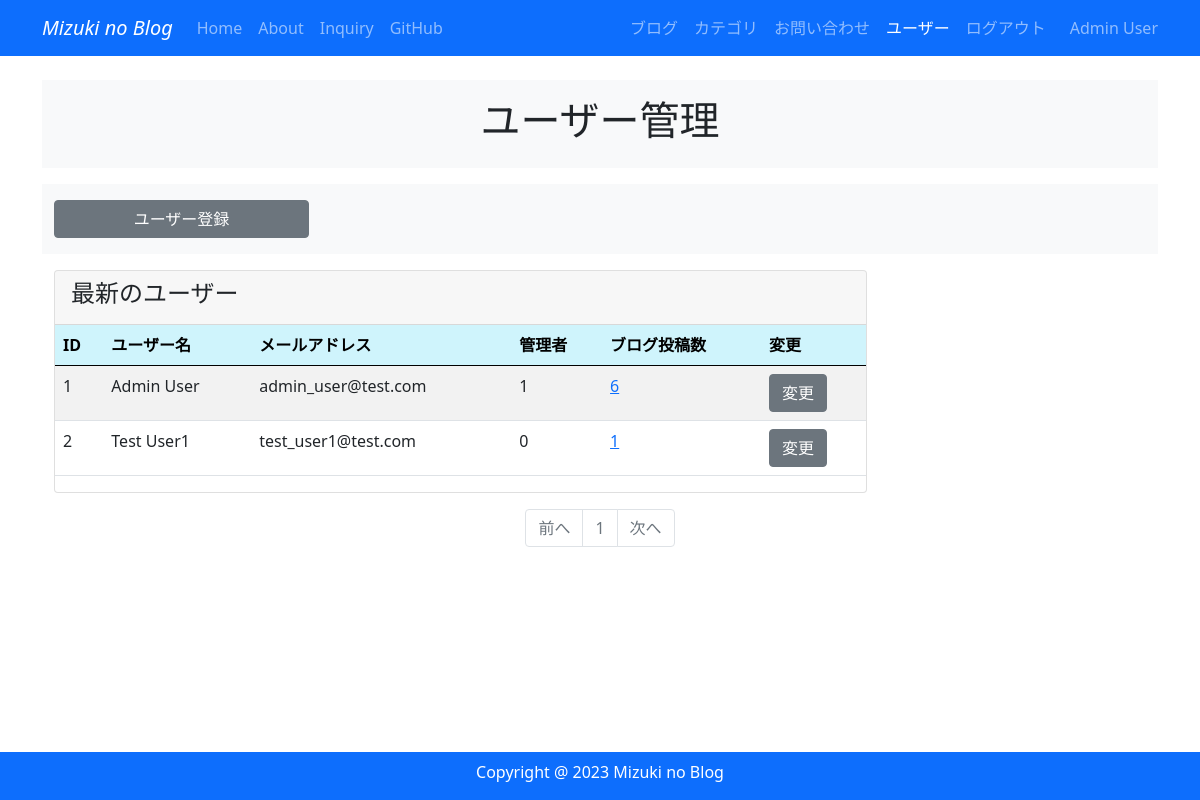
/user_maintenance (signed in), run on the app's committed database.
### my_blog/models.py (models this page shows, shortened)
class User(db.Model, UserMixin):
    __tablename__ = 'users'
    id = db.Column(db.Integer, primary_key=True)
    email = db.Column(db.String(64), unique=True, index=True)
    username = db.Column(db.String(64), unique=True, index=True)
    password_hash = db.Column(db.String(128))
    administrator = db.Column(db.String(1))
    post = db.relationship('BlogPost', backref='author', lazy='dynamic')
    @property
    def password(self):
        raise AttributeError('password is not a readable attribute')
    def is_administrator(self):
        if self.administrator == "1":
            return 1
        else:
            return 0
    def count_posts(self, userid):
        return BlogPost.query.filter_by(user_id=userid).count()

### my_blog/users/views.py (the view)
@users.route('/user_maintenance')
@login_required
def user_maintenance():
    page = request.args.get('page', 1, type=int)
    users = User.query.order_by(User.id).paginate(page=page, per_page=10)
    return render_template('users/user_maintenance.html', users=users)

### my_blog/__init__.py (called while the page is built)
@event.listens_for(Engine, "connect")
def set_sqlite_pragma(dbapi_connection, connection_record):
    cursor = dbapi_connection.cursor()
    cursor.execute("PRAGMA foreign_keys=ON")
    cursor.close()

### my_blog/models.py (called while the page is built)
@login_manager.user_loader
def load_user(user_id):
    return User.query.get(user_id)

### my_blog/templates/users/user_maintenance.html (shortened to what this page needs)
{% extends "base.html" %} {% block content %}
<header id="page-header">
    <div class="container my-3 py-3 bg-light">
        <div class="row">
            <div class="col-md-6 m-auto text-center">
                <h1>ユーザー管理</h1>
            </div>
        </div>
    </div>
</header>
{% if current_user.is_administrator() %}
<section id="menu">
    <div class="container my-3 py-3 bg-light">
        <div class="row">
            <div class="col-md-3">
                <a
                    href="{{ url_for('users.register') }}"
                    class="btn btn-secondary w-100"
                >
                    ユーザー登録
                </a>
            </div>
        </div>
    </div>
</section>
{% endif %}
<section id="list">
    <div class="container my-3">
        <div class="row">
            <div class="col-md-9">
                <div class="card">
                    <div class="card-header">
                        <h4>最新のユーザー</h4>
                    </div>
                    <div class="table-responsive">
                        <table class="table table-striped text-nowrap">
                            <thead class="table-info">
                                <tr>
                                    <th>ID</th>
                                    <th>ユーザー名</th>
                                    <th>メールアドレス</th>
                                    <th>管理者</th>
                                    <th>ブログ投稿数</th>
                                    <th>変更</th>
                                </tr>
                            </thead>
                            <tbody>
                                {% for user in users.items %}
                                <tr>
                                    <td>{{ user.id }}</td>
                                    <td>{{ user.username | truncate(10) }}</td>
                                    <td>{{ user.email | truncate(20) }}</td>
                                    <td>{{ user.administrator }}</td>
                                    <td>
                                        <a
                                            href="{{ url_for('users.user_posts', user_id=user.id) }}"
                                            >{{ user.count_posts(user.id) }}</a
                                        >
                                    </td>
                                    <td>
                                        {% if current_user.is_administrator() or
                                        current_user.id == user.id %}
                                        <a
                                            href="{{ url_for('users.account', user_id=user.id) }}"
                                            class="btn btn-secondary"
                                        >
                                            変更
                                        </a>
                                        {% endif %}
                                    </td>
                                </tr>
                                {% endfor %}
                            </tbody>
                        </table>
                    </div>
                </div>
            </div>
        </div>
    </div>
</section>
<nav class="my-2" aria-label="Page navigation">
    <ul class="pagination justify-content-center">
        <li
            {%
            if
            users.has_prev
            %}class="page-item"
            {%
            else
            %}
            class="page-item disabled"
            {%
            endif
            %}
        >
            <a
                class="page-link"
                href="{% if users.has_prev %}{{ url_for('users.user_maintenance', page=users.prev_num) }}{% else %}#{% endif %}"
                >前へ</a
            >
        </li>
        {% for page_num in users.iter_pages(left_edge=1, right_edge=1,
        left_current=1, right_current=2) %} {% if page_num %} {% if users.page
        == page_num %}
        <li class="page-item disabled">
            <a class="page-link" href="#">{{ page_num }}</a>
        </li>
        {% endif %} {% else %}
        <li class="page-item disabled">
            <a class="page-link" href="#">&hellip;</a>
        </li>
        {% endif %} {% endfor %}
        <li
            {%
            if
            users.has_next
            %}class="page-item"
            {%
            else
            %}
            class="page-item disabled"
            {%
            endif
            %}
        >
            <a
                class="page-link"
                href="{% if users.has_next %}{{ url_for('users.user_maintenance', page=users.next_num) }}{% else %}#{% endif %}"
                >次へ</a
            >
        </li>
    </ul>
</nav>
{% endblock %}

### my_blog/templates/base.html (shortened to what this page needs)
<!DOCTYPE html>
<html lang="ja">
    <head>
        <link
            rel="stylesheet"
            href="https://cdn.jsdelivr.net/gh/devicons/devicon@v2.15.1/devicon.min.css"
        />
        <link
            href="https://cdn.jsdelivr.net/npm/bootstrap@5.0.2/dist/css/bootstrap.min.css"
            rel="stylesheet"
        />
    </head>
    <body>
        <nav class="navbar navbar-expand-lg navbar-dark bg-primary fixed-top">
            <div class="container">
                <a
                    class="navbar-brand fst-italic"
                    href="{{ url_for('main.index') }}"
                    >Mizuki no Blog</a
                >
                <div class="collapse navbar-collapse" id="navbarNav">
                    <ul class="navbar-nav">
                        <li class="nav-item">
                            <a
                                class="nav-link {% if request.endpoint == 'main.index' %}active{% endif %}"
                                href="{{ url_for('main.index') }}"
                                >Home</a
                            >
                        </li>
                        <li class="nav-item">
                            <a
                                class="nav-link {% if request.endpoint == 'main.info' %}active{% endif %}"
                                href="{{ url_for('main.info') }}"
                                >About</a
                            >
                        </li>
                        <li class="nav-item">
                            <a
                                class="nav-link {% if request.endpoint == 'main.inquiry' %}active{% endif %}"
                                href="{{ url_for('main.inquiry') }}"
                                >Inquiry</a
                            >
                        </li>
                        <li class="nav-item">
                            <a
                                class="nav-link"
                                href="https://github.com/mizuki-sleeper"
                                target="blank"
                                >GitHub</a
                            >
                        </li>
                    </ul>
                    <br />
                    <ul class="navbar-nav ms-auto">
                        {% if current_user.is_authenticated %}
                        <li class="nav-item">
                            <a
                                class="nav-link {% if request.endpoint == 'main.blog_maintenance' %}active{% endif %}"
                                href="{{ url_for('main.blog_maintenance') }}"
                                >ブログ</a
                            >
                        </li>
                        <li class="nav-item">
                            <a
                                class="nav-link {% if request.endpoint == 'main.category_maintenance' %}active{% endif %}"
                                href="{{ url_for('main.category_maintenance') }}"
                                >カテゴリ</a
                            >
                        </li>
                        <li class="nav-item">
                            <a
                                class="nav-link {% if request.endpoint == 'main.inquiry_maintenance' %}active{% endif %}"
                                href="{{ url_for('main.inquiry_maintenance') }}"
                                >お問い合わせ</a
                            >
                        </li>
                        <li class="nav-item">
                            <a
                                class="nav-link {% if request.endpoint == 'users.user_maintenance' %}active{% endif %}"
                                href="{{url_for('users.user_maintenance')}}"
                                >ユーザー</a
                            >
                        </li>
                        <li class="nav-item">
                            <a
                                class="nav-link"
                                href="{{ url_for('users.logout') }}"
                                >ログアウト</a
                            >
                        </li>
                        <span class="navbar-text ms-3">
                            {{ current_user.username | truncate(10) }}
                        </span>
                        {% endif %}
                    </ul>
                </div>
            </div>
        </nav>
        {% from "_formhelpers.html" import render_field %}
        <div class="container" style="padding-top: 4rem; padding-bottom: 4rem">
             {% block content %} {% endblock %}
        </div>
        <footer
            id="footer"
            class="footer text-center pt-2 bg-primary fixed-bottom"
        >
            <div class="container">
                <div class="row">
                    <div class="col text-white">
                        <p>Copyright @ 2023 Mizuki no Blog</p>
                    </div>
                </div>
            </div>
        </footer>
    </body>
</html>

### data on the page
User: username "Admin User", id "1", email "admin_user@test.com", administrator "1", count_posts "6"
User: id "2", username "Test User1", email "test_user1@test.com", administrator "0", count_posts "1"

### other printed values
{{ page_num }} "1"
